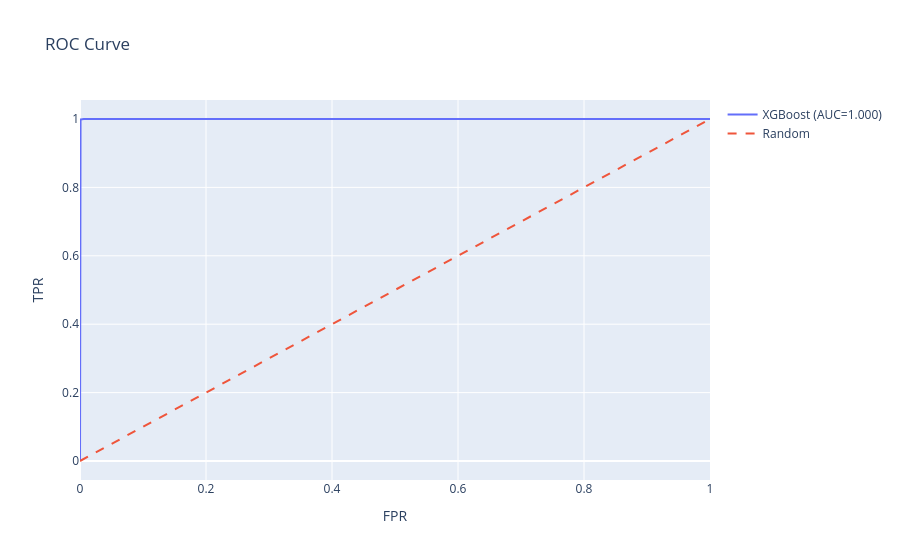

The cell this chart's notebook holds for it:
### Code cell
# --- ROC Curve (Plotly) ---
fpr, tpr, auc = get_roc_curve_data(pipeline, X_test, y_test)

fig = go.Figure()
fig.add_trace(go.Scatter(x=fpr, y=tpr, mode='lines', name=f'XGBoost (AUC={auc:.3f})'))
fig.add_trace(go.Scatter(x=[0,1], y=[0,1], mode='lines', line=dict(dash='dash'), name='Random'))
fig.update_layout(title='ROC Curve', xaxis_title='FPR', yaxis_title='TPR')
fig.show()

### Figure 1 — Plotly figure (JSON) as saved in the notebook; plotly's stock layout.template omitted (floating-point values rounded to 4 significant figures; data arrays with more than 128 entries replaced by an {"elided": "..."} marker saying what was removed)
{"data": [{"mode": "lines", "name": "XGBoost (AUC=1.000)", "type": "scatter", "x": {"elided": "541 float values"}, "y": {"elided": "541 float values"}}, {"line": {"dash": "dash"}, "mode": "lines", "name": "Random", "type": "scatter", "x": [0, 1], "y": [0, 1]}], "layout": {"title": {"text": "ROC Curve"}, "xaxis": {"title": {"text": "FPR"}}, "yaxis": {"title": {"text": "TPR"}}}}
